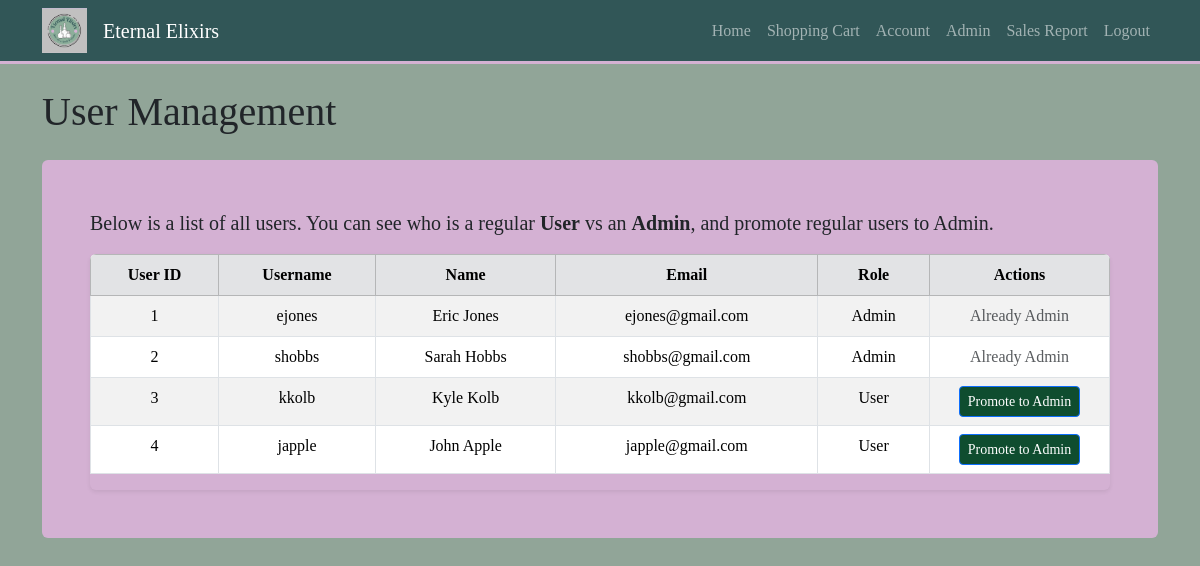
/admin/users (signed in), run on the app's committed database.
### tables this page shows
CREATE TABLE User_T (
    UserID      INTEGER      PRIMARY KEY,
    Username    TEXT         NOT NULL UNIQUE,
    Password    TEXT         NOT NULL,
    Name        TEXT,
    UserType    TEXT         NOT NULL,
    Email       TEXT
);

### admin.py (the view)
@admin_bp.route("/users", methods=["GET"])
def manage_users():
    if not _require_admin():
        return redirect(url_for("shop.shop_home"))
    users = get_all_users()
    return render_template("admin_users.html", users=users)

### admin.py (called while the page is built)
def _require_admin():
    user_type = session.get("user_type")
    if user_type != "Admin":
        flash("Admin access required.")
        return False
    return True

### db.py (called while the page is built)
def get_connection():
    conn = sqlite3.connect(DB_PATH)
    conn.row_factory = sqlite3.Row
    conn.execute("PRAGMA foreign_keys = ON")
    return conn

def get_all_users():
    conn = get_connection()
    cur = conn.cursor()
    cur.execute(
        """
        SELECT UserID, Username, Name, Email, UserType
        FROM User_T
        ORDER BY UserID
        """
    )
    rows = cur.fetchall()
    conn.close()
    return rows

### templates/admin_users.html (shortened to what this page needs)
<!DOCTYPE html>
<html lang="en">
<head>
    <link rel="stylesheet"
          href="{{ url_for('static', filename='css/styles.css') }}">
    <link href="https://cdn.jsdelivr.net/npm/bootstrap@5.3.8/dist/css/bootstrap.min.css"
          rel="stylesheet"
>
</head>
<body style="background-color: rgb(145,165,152); font-family: cursive">
<nav class="navbar navbar-expand-md navbar-dark navbar-ee" style="font-family: cursive">
    <div class="container">
        <img src="{{ url_for('static', filename='images/logo.png') }}"
         alt="logo"
         class="me-3 brand-logo">
        <a href="{{ url_for('shop.shop_home') }}" class="navbar-brand" style="font-family: cursive;">
            Eternal Elixirs
        </a>
        <div class="collapse navbar-collapse" id="navmenu">
            <ul class="navbar-nav ms-auto">
                <li class="nav-item">
                    <a href="{{ url_for('shop.shop_home') }}" class="nav-link">Home</a>
                </li>
                <li class="nav-item">
                    <a href="{{ url_for('cart.view_cart') }}" class="nav-link">Shopping Cart</a>
                </li>
                {% if session.get("user_id") %}
                    <li class="nav-item">
                        <a href="{{ url_for('auth.account') }}" class="nav-link">Account</a>
                    </li>
                    {% if session.get("user_type") == "Admin" %}
                        <li class="nav-item">
                            <a href="{{ url_for('admin.dashboard') }}" class="nav-link">Admin</a>
                        </li>
                        <li class="nav-item">
                            <a href="{{ url_for('admin.sales_report') }}" class="nav-link">Sales Report</a>
                        </li>
                    {% endif %}
                    <li class="nav-item">
                        <a href="{{ url_for('auth.logout') }}" class="nav-link">Logout</a>
                    </li>
                {% endif %}
            </ul>
        </div>
    </div>
</nav>
<div class="container mt-4 ">
    <h1 class="mb-4">User Management</h1>
    <div class="container my-4 p-5 rounded" style="background-color: #d4b1d3">
        <p class="mb-3 fs-5">
            Below is a list of all users. You can see who is a regular <strong>User</strong>
            vs an <strong>Admin</strong>, and promote regular users to Admin.
        </p>
        <div class="table-responsive rounded shadow-sm">
            <table class="table table-striped table-bordered table-hover bg-white">
                <thead class="table-secondary">
                <tr class="text-center">
                    <th>User ID</th>
                    <th>Username</th>
                    <th>Name</th>
                    <th>Email</th>
                    <th>Role</th>
                    <th style="width: 180px;">Actions</th>
                </tr>
                </thead>
                <tbody>
                {% for user in users %}
                    <tr class="text-center">
                        <td>{{ user["UserID"] }}</td>
                        <td>{{ user["Username"] }}</td>
                        <td>{{ user["Name"] or "" }}</td>
                        <td>{{ user["Email"] or "" }}</td>
                        <td>{{ user["UserType"] }}</td>
                        <td>
                            {% if user["UserType"] != "Admin" %}
                                <form method="post"
                                    action="{{ url_for('admin.promote_user', user_id=user['UserID']) }}"
                                    style="display:inline;">
                                    <button type="submit" class="btn btn-sm btn-primary" style="background-color: #0f4d2f ">
                                        Promote to Admin
                                    </button>
                                </form>
                            {% else %}
                                <span class="text-muted">Already Admin</span>
                            {% endif %}
                        </td>
                    </tr>
                {% endfor %}
                </tbody>
            </table>
        </div>
    </div>
</div>
</body>
</html>

### static/css/styles.css (style rules this page uses)
body { background-color: #91a598; font-family: system-ui, -apple-system, BlinkMacSystemFont, "Segoe UI", sans-serif; }
.navbar-ee { background-color: #315657; border-bottom: 3px solid #d4b1d3; }
.brand-logo { height: 45px; width: auto; }

### data on the page
User_T: UserID "1", Username "ejones", Name "Eric Jones", Email "ejones@gmail.com", UserType "Admin", shows "Already Admin"
User_T: UserID "2", Username "shobbs", Name "Sarah Hobbs", Email "shobbs@gmail.com", UserType "Admin", shows "Already Admin"
User_T: UserID "3", Username "kkolb", Name "Kyle Kolb", Email "kkolb@gmail.com", UserType "User"
User_T: UserID "4", Username "japple", Name "John Apple", Email "japple@gmail.com", UserType "User"
